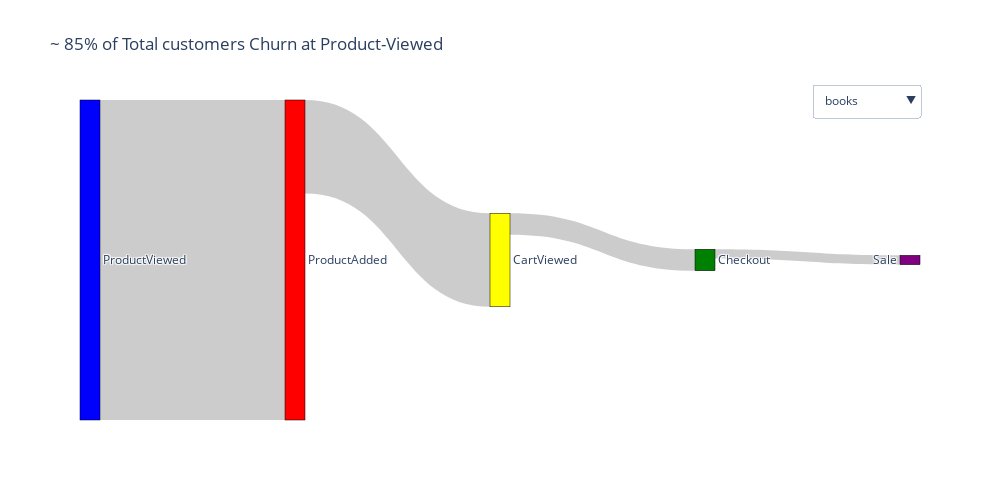

Here is the notebook cell this chart was saved with:
### Code cell
categories =df_i.index.values.tolist()
category_plot_names = []
fig = go.Figure()

buttons=[]

default_category = "books"

for cat in categories:
    x = sorted(df_i.loc[cat].values.tolist(), reverse=True)
    fig.add_traces(go.Sankey(
    node = dict(
      pad = 15,
      thickness = 20,
      line = dict(color = "black", width = 0.5),
      label = ['ProductViewed', "ProductAdded", 'CartViewed','Checkout', 'Sale' ],
      color = ["blue", "red", "yellow", "green", "purple", "cyan", "black"] 
    ),
    link = dict(
      source = [0, 1, 2, 3, 4],
      target = [1, 2, 3, 4],
      value = x
    ), 
    visible=(cat==default_category)
    ))
    
    category_plot_names.append(cat)

for cat in categories:
    buttons.append(dict(method='update',
                        label=cat,
                        args = [{'visible': [cat==r for r in category_plot_names]}])) 
    
# Add dropdown menus to the figure
fig.update_layout(showlegend=False, updatemenus=[{"buttons": buttons, "direction": "down",
                                                  "active": categories.index(default_category),
                                                  "showactive": True, "x": 1, "y": 1.05}],
                  title_text = "~ 85% of Total customers Churn at Product-Viewed",
                  autosize = False,
                  width = 1000,
                  height = 500)
#fig.show() #uncomment to render interactive plot
fig.show(renderer= "png") #comment to render interactive plot

### Figure 1 — Plotly figure (JSON) as saved in the notebook; plotly's stock layout.template omitted (floating-point values rounded to 4 significant figures)
{"data": [{"link": {"source": [0, 1, 2, 3, 4], "target": [1, 2, 3, 4], "value": [5565, 2991, 600, 255, 124]}, "node": {"color": ["blue", "red", "yellow", "green", "purple", "cyan", "black"], "label": ["ProductViewed", "ProductAdded", "CartViewed", "Checkout", "Sale"], "line": {"color": "black", "width": 0.5}, "pad": 15, "thickness": 20}, "type": "sankey", "visible": false}, {"link": {"source": [0, 1, 2, 3, 4], "target": [1, 2, 3, 4], "value": [5582, 1631, 374, 163, 79]}, "node": {"color": ["blue", "red", "yellow", "green", "purple", "cyan", "black"], "label": ["ProductViewed", "ProductAdded", "CartViewed", "Checkout", "Sale"], "line": {"color": "black", "width": 0.5}, "pad": 15, "thickness": 20}, "type": "sankey", "visible": true}, {"link": {"source": [0, 1, 2, 3, 4], "target": [1, 2, 3, 4], "value": [8248, 3681, 746, 325, 149]}, "node": {"color": ["blue", "red", "yellow", "green", "purple", "cyan", "black"], "label": ["ProductViewed", "ProductAdded", "CartViewed", "Checkout", "Sale"], "line": {"color": "black", "width": 0.5}, "pad": 15, "thickness": 20}, "type": "sankey", "visible": false}, {"link": {"source": [0, 1, 2, 3, 4], "target": [1, 2, 3, 4], "value": [9632, 3475, 728, 303, 161]}, "node": {"color": ["blue", "red", "yellow", "green", "purple", "cyan", "black"], "label": ["ProductViewed", "ProductAdded", "CartViewed", "Checkout", "Sale"], "line": {"color": "black", "width": 0.5}, "pad": 15, "thickness": 20}, "type": "sankey", "visible": false}, {"link": {"source": [0, 1, 2, 3, 4], "target": [1, 2, 3, 4], "value": [13357, 2749, 1067, 436, 220]}, "node": {"color": ["blue", "red", "yellow", "green", "purple", "cyan", "black"], "label": ["ProductViewed", "ProductAdded", "CartViewed", "Checkout", "Sale"], "line": {"color": "black", "width": 0.5}, "pad": 15, "thickness": 20}, "type": "sankey", "visible": false}, {"link": {"source": [0, 1, 2, 3, 4], "target": [1, 2, 3, 4], "value": [15662, 3790, 1213, 489, 237]}, "node": {"color": ["blue", "red", "yellow", "green", "purple", "cyan", "black"], "label": ["ProductViewed", "ProductAdded", "CartViewed", "Checkout", "Sale"], "line": {"color": "black", "width": 0.5}, "pad": 15, "thickness": 20}, "type": "sankey", "visible": false}, {"link": {"source": [0, 1, 2, 3, 4], "target": [1, 2, 3, 4], "value": [19394, 4451, 1501, 625, 312]}, "node": {"color": ["blue", "red", "yellow", "green", "purple", "cyan", "black"], "label": ["ProductViewed", "ProductAdded", "CartViewed", "Checkout", "Sale"], "line": {"color": "black", "width": 0.5}, "pad": 15, "thickness": 20}, "type": "sankey", "visible": false}, {"link": {"source": [0, 1, 2, 3, 4], "target": [1, 2, 3, 4], "value": [22518, 5148, 2359, 934, 447]}, "node": {"color": ["blue", "red", "yellow", "green", "purple", "cyan", "black"], "label": ["ProductViewed", "ProductAdded", "CartViewed", "Checkout", "Sale"], "line": {"color": "black", "width": 0.5}, "pad": 15, "thickness": 20}, "type": "sankey", "visible": false}, {"link": {"source": [0, 1, 2, 3, 4], "target": [1, 2, 3, 4], "value": [23842, 5225, 2462, 932, 461]}, "node": {"color": ["blue", "red", "yellow", "green", "purple", "cyan", "black"], "label": ["ProductViewed", "ProductAdded", "CartViewed", "Checkout", "Sale"], "line": {"color": "black", "width": 0.5}, "pad": 15, "thickness": 20}, "type": "sankey", "visible": false}, {"link": {"source": [0, 1, 2, 3, 4], "target": [1, 2, 3, 4], "value": [23896, 6116, 2755, 1062, 520]}, "node": {"color": ["blue", "red", "yellow", "green", "purple", "cyan", "black"], "label": ["ProductViewed", "ProductAdded", "CartViewed", "Checkout", "Sale"], "line": {"color": "black", "width": 0.5}, "pad": 15, "thickness": 20}, "type": "sankey", "visible": false}, {"link": {"source": [0, 1, 2, 3, 4], "target": [1, 2, 3, 4], "value": [24535, 6806, 2972, 1161, 589]}, "node": {"color": ["blue", "red", "yellow", "green", "purple", "cyan", "black"], "label": ["ProductViewed", "ProductAdded", "CartViewed", "Checkout", "Sale"], "line": {"color": "black", "width": 0.5}, "pad": 15, "thickness": 20}, "type": "sankey", "visible": false}, {"link": {"source": [0, 1, 2, 3, 4], "target": [1, 2, 3, 4], "value": [25421, 6066, 2451, 953, 494]}, "node": {"color": ["blue", "red", "yellow", "green", "purple", "cyan", "black"], "label": ["ProductViewed", "ProductAdded", "CartViewed", "Checkout", "Sale"], "line": {"color": "black", "width": 0.5}, "pad": 15, "thickness": 20}, "type": "sankey", "visible": false}, {"link": {"source": [0, 1, 2, 3, 4], "target": [1, 2, 3, 4], "value": [25930, 4606, 1893, 752, 383]}, "node": {"color": ["blue", "red", "yellow", "green", "purple", "cyan", "black"], "label": ["ProductViewed", "ProductAdded", "CartViewed", "Checkout", "Sale"], "line": {"color": "black", "width": 0.5}, "pad": 15, "thickness": 20}, "type": "sankey", "visible": false}, {"link": {"source": [0, 1, 2, 3, 4], "target": [1, 2, 3, 4], "value": [26276, 5758, 2802, 1078, 556]}, "node": {"color": ["blue", "red", "yellow", "green", "purple", "cyan", "black"], "label": ["ProductViewed", "ProductAdded", "CartViewed", "Checkout", "Sale"], "line": {"color": "black", "width": 0.5}, "pad": 15, "thickness": 20}, "type": "sankey", "visible": false}, {"link": {"source": [0, 1, 2, 3, 4], "target": [1, 2, 3, 4], "value": [28547, 6659, 2861, 1203, 607]}, "node": {"color": ["blue", "red", "yellow", "green", "purple", "cyan", "black"], "label": ["ProductViewed", "ProductAdded", "CartViewed", "Checkout", "Sale"], "line": {"color": "black", "width": 0.5}, "pad": 15, "thickness": 20}, "type": "sankey", "visible": false}, {"link": {"source": [0, 1, 2, 3, 4], "target": [1, 2, 3, 4], "value": [38559, 5384, 2311, 967, 480]}, "node": {"color": ["blue", "red", "yellow", "green", "purple", "cyan", "black"], "label": ["ProductViewed", "ProductAdded", "CartViewed", "Checkout", "Sale"], "line": {"color": "black", "width": 0.5}, "pad": 15, "thickness": 20}, "type": "sankey", "visible": false}], "layout": {"autosize": false, "height": 500, "showlegend": false, "title": {"text": "~ 85% of Total customers Churn at Product-Viewed"}, "updatemenus": [{"active": 1, "buttons": [{"args": [{"visible": [true, false, false, false, false, false, false, false, false, false, false, false, false, false, false, false]}], "label": "jewelry", "method": "update"}, {"args": [{"visible": [false, true, false, false, false, false, false, false, false, false, false, false, false, false, false, false]}], "label": "books", "method": "update"}, {"args": [{"visible": [false, false, true, false, false, false, false, false, false, false, false, false, false, false, false, false]}], "label": "tools", "method": "update"}, {"args": [{"visible": [false, false, false, true, false, false, false, false, false, false, false, false, false, false, false, false]}], "label": "beauty", "method": "update"}, {"args": [{"visible": [false, false, false, false, true, false, false, false, false, false, false, false, false, false, false, false]}], "label": "outdoors", "method": "update"}, {"args": [{"visible": [false, false, false, false, false, true, false, false, false, false, false, false, false, false, false, false]}], "label": "electronics", "method": "update"}, {"args": [{"visible": [false, false, false, false, false, false, true, false, false, false, false, false, false, false, false, false]}], "label": "floral", "method": "update"}, {"args": [{"visible": [false, false, false, false, false, false, false, true, false, false, false, false, false, false, false, false]}], "label": "footwear", "method": "update"}, {"args": [{"visible": [false, false, false, false, false, false, false, false, true, false, false, false, false, false, false, false]}], "label": "groceries", "method": "update"}, {"args": [{"visible": [false, false, false, false, false, false, false, false, false, true, false, false, false, false, false, false]}], "label": "seasonal", "method": "update"}, {"args": [{"visible": [false, false, false, false, false, false, false, false, false, false, true, false, false, false, false, false]}], "label": "furniture", "method": "update"}, {"args": [{"visible": [false, false, false, false, false, false, false, false, false, false, false, true, false, false, false, false]}], "label": "homedecor", "method": "update"}, {"args": [{"visible": [false, false, false, false, false, false, false, false, false, false, false, false, true, false, false, false]}], "label": "instruments", "method": "update"}, {"args": [{"visible": [false, false, false, false, false, false, false, false, false, false, false, false, false, true, false, false]}], "label": "accessories", "method": "update"}, {"args": [{"visible": [false, false, false, false, false, false, false, false, false, false, false, false, false, false, true, false]}], "label": "apparel", "method": "update"}, {"args": [{"visible": [false, false, false, false, false, false, false, false, false, false, false, false, false, false, false, true]}], "label": "housewares", "method": "update"}], "direction": "down", "showactive": true, "x": 1, "y": 1.05}], "width": 1000}}
